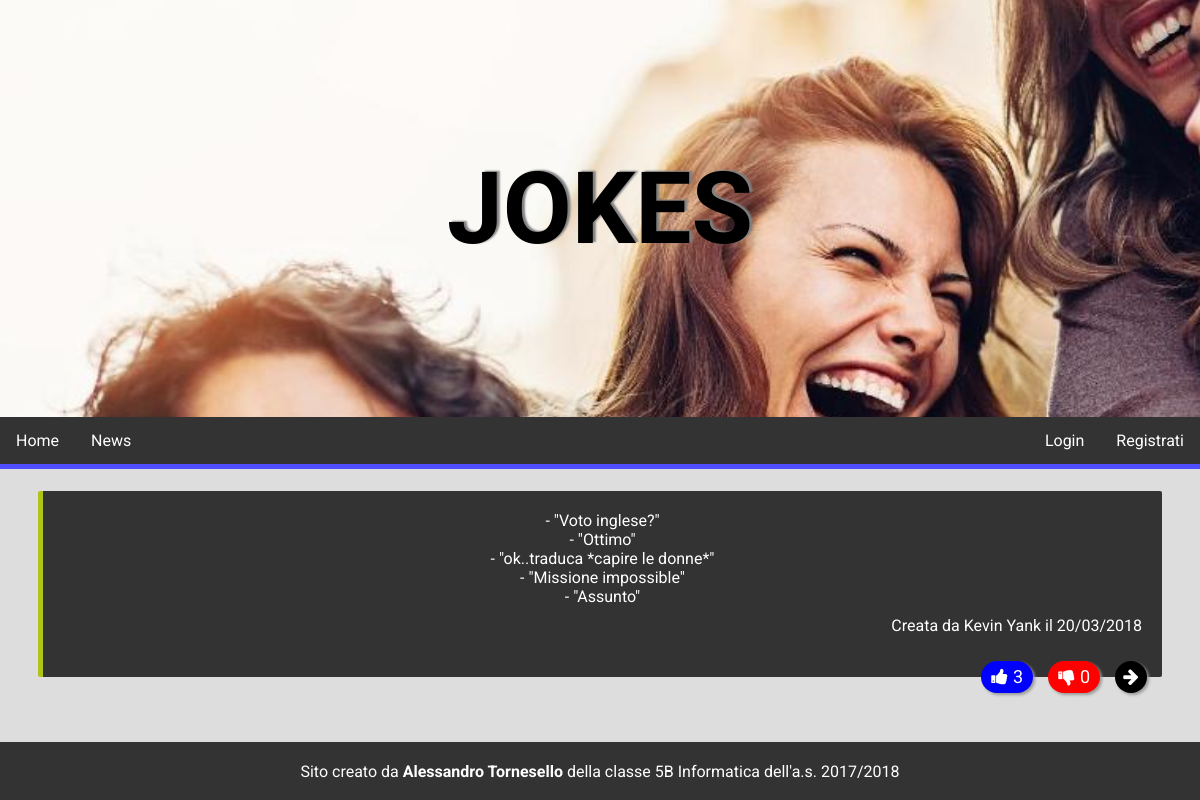
Screenshot of /detail.php?id=2 with the database file from the repository.
### tables this page shows
CREATE TABLE `joke` (
  `id` int(11) NOT NULL,
  `joketext` text,
  `jokedate` date NOT NULL,
  `idauthor` int(11) DEFAULT NULL,
  `likeCounter` int(11) NOT NULL,
  `unlikeCounter` int(11) NOT NULL
);

CREATE TABLE `author` (
  `id` int(11) NOT NULL,
  `name` varchar(255) DEFAULT NULL,
  `email` varchar(255) DEFAULT NULL,
  `idUtente` int(11) NOT NULL
);

### detail.php (the view, shortened to what this page needs)
<!DOCTYPE html>
<html>
<head>
    <link rel="stylesheet" type="text/css" media="screen" href="styles/main.css"/>
    <link rel="stylesheet" type="text/css" media="screen" href="styles/login.css"/>
    <link rel="stylesheet" type="text/css" media="screen" href="styles/joketable.css"/>
    <link rel="stylesheet" href="https://maxcdn.bootstrapcdn.com/font-awesome/4.5.0/css/font-awesome.min.css">
</head>
<body onload="loadAuthors()">
    <div class="header">
        <div class="img">
            <p>Jokes</p>
        </div>
        <div id="navbar">
            <ul class="navbar">
                <li><a class="active" href="index.php">Home</a></li>
                <li><a href="#news">News</a></li>
                <?php
                  if(isset($_SESSION["idUtente"])) {
                    echo "<li class='login'><a href='#'>Esci</a></li>";
                  }
                  else {
                    echo "<li class='singup'><a href='register.php'>Registrati</a></li>
                          <li class='login'><a href='login.php'>Login</a></li>";
                  }
                ?>
            </ul>
        </div>
    </div>
    <div class="content" style="width:100%;text-align:center">
      <table class="jokestable">
        <?php
          include("conn.php");
          $id = $_GET["id"];
          $sql = "SELECT j.id, j.joketext, j.jokedate , a.name, j.likeCounter, j.unlikeCounter
                  FROM joke j, author a
                  WHERE j.idauthor = a.id
                  AND j.id = ".$id;
          if($result = $conn->query($sql)) {
              while ($row = $result->fetch_assoc()) {
                  $newDate = date("d/m/Y", strtotime($row['jokedate']));
                  $row['joketext'] = str_replace("\n", "<br>", $row['joketext']);
                  echo "<tr>
                      <td style='border-left:5px solid rgb(".
                      rand(0,255).",".rand(0,255).",".rand(0,255).
                      ")'>
                      <p class='text'>".
                      $row['joketext'].
                      "</p>
                      <p class='author'>Creata da ".
                      $row['name']." il ". $newDate.
                      "</p><br>
                      <div class='jokeinfo'>
                      <div class='info float'>
                        <a href='detail.php?id=".
                        $row['id'].
                        "'>
                          <i class='fa fa-arrow-right'></i>
                        </a>
                      </div>
                      <form action='".$_SERVER["PHP_SELF"]."?id=".$id."' method='POST'>
                          <button type='submit' name='action' value='".$row['id']."-unlike-".$id."' class='floatWithText unlike'>
                            <i class='fa fa-thumbs-down my-float unlike'>
                            <span class='unlike'>".
                            $row['unlikeCounter'].
                            "</span>
                            </i>
                          </button>
                      </form>
                      <form action='".$_SERVER["PHP_SELF"]."?id=".$id."' method='POST'>
                          <button type='submit' name='action' value='".$row['id']."-like-".$id."' class='floatWithText like'>
                            <i class='fa fa-thumbs-up my-float like'>
                            <span class='like'>".
                            $row['likeCounter'].
                            "</span>
                            </i>
                          </button>
                      </form>
                      </div></td></tr><tr><td class='spacer'></td></tr>";
              }
          }
        ?>
      </table>
    </div>
    <div class="footer">
      <?php include("footer.php"); ?>
    </div>
</body>
</html>

### styles/main.css (style rules this page uses)
* { padding: 0; margin: 0; font-family: 'Roboto', sans-serif; }
body { background-color: #ddd; }
div.content { float: right; width: 80%; }
ul.navbar { list-style-type: none; margin: 0; padding: 0; overflow: hidden; background-color: #333; }
ul.navbar li { float: left; }
ul.navbar li a { display: block; color: white; text-align: center; padding: 14px 16px; text-decoration: none; }
ul.navbar li.login, ul.navbar li.singup { float: right; }
div#navbar { border-bottom: 5px solid #4f4fff; }
div.img { background-image: url("../img/bg_home.jpg"); background-attachment: fixed; background-repeat: no-repeat; background-size: cover; background-position: 0 -30px; padding: 150px 0 150px 0; text-align: center; }
div.img p { font-size: 100px; text-transform: uppercase; font-weight: bold; color: #000; font-family: 'Comfortaa', cursive; text-shadow: 3px -1px 2px rgb(128, 128, 128); }
div.footer { clear: both; }

### styles/joketable.css (style rules this page uses)
table.jokestable { margin: 20px 3% 3% 3%; width: 94%; }
table.jokestable tr td.spacer { height: 25px; background-color: transparent; }
table.jokestable tr td { background-color: #333; color: #fff; border-radius: 2px; }
table.jokestable tr td p.author { float: right; padding: 10px 20px 10px 0px; }
table.jokestable tr td p.text { padding: 20px 20px 0 20px; }
table.jokestable tr td div.jokeinfo { width: 100%; text-align: right; height: 0; margin-top: 20px; }
table.jokestable tr td div.jokeinfo span.like, table.jokestable tr td div.jokeinfo span.unlike, table.jokestable tr td div.jokeinfo button { float: right; }
table.jokestable tr td div.jokeinfo span.like, table.jokestable tr td div.jokeinfo span.unlike { height: 32px; line-height: 32px; padding: 0 0 0 5px; }
table.jokestable tr td div.jokeinfo button i.like, table.jokestable tr td div.jokeinfo button i.unlike, table.jokestable tr td div.jokeinfo button i.edit, table.jokestable tr td div.jokeinfo button i.delete { color: #fff; height: 32px; line-height: 32px; font-size: 18px; }
table.jokestable tr td div.jokeinfo button.like { background-color: #00f; padding: 0 10px 0 10px; margin-left: 15px; }
table.jokestable tr td div.jokeinfo button.unlike { background-color: #f00; padding: 0 10px 0 10px; margin-left: 15px; }
table.jokestable tr td div.info { float: right; background-color: #000; margin: 0 15px 0 15px; }
table.jokestable tr td div.info a i { color: #fff; line-height: 32px; font-size: 18px; }
table.jokestable tr td div.jokeinfo button { background-color: #000; border-width: 0; }
.float { position:relative; width:32px; height:32px; bottom:-16px; color:#FFF; border-radius:16px; text-align:center; box-shadow: 2px 2px 3px #999; }
.floatWithText { position:relative; height:32px; bottom:-16px; color:#FFF; border-radius:16px; text-align:center; box-shadow: 2px 2px 3px #999; }

### rows the page displays
joke: joketext "- \"Voto inglese?\" - \"Ottimo\" - \"ok..traduca *capire le donne*\" - \"Missione impossible\" - \"Assunto\"", idauthor.name "Kevin Yank", jokedate "20/03/2018", $row['id'] 2 (drawn), unlikeCounter "0", likeCounter "3"
